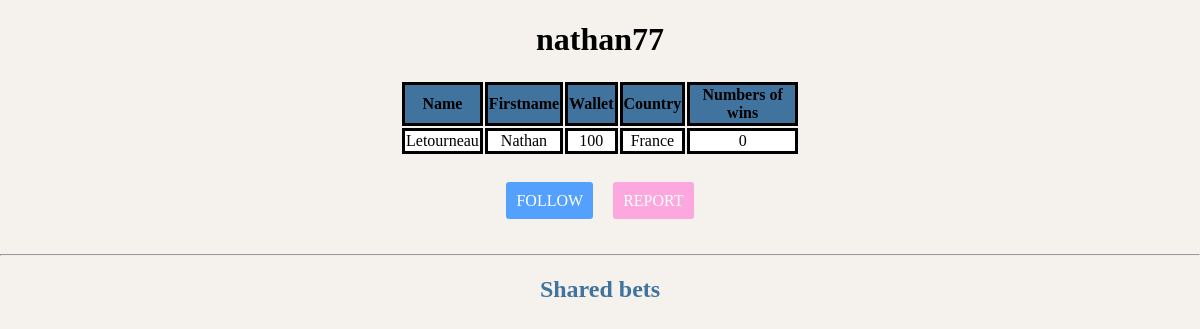
The app's page /43452335463454534102534545435345343454657654342322233445456323142345432352354363254.html with its own data.
### tables this page shows
CREATE TABLE `USR` (
  `id` int(11) NOT NULL AUTO_INCREMENT,
  `mail` varchar(50) DEFAULT NULL,
  `name` varchar(20) DEFAULT NULL,
  `firstname` varchar(20) DEFAULT NULL,
  `login` varchar(15) DEFAULT NULL,
  `passwd` varchar(255) DEFAULT NULL,
  `wallet` float DEFAULT NULL,
  `city` smallint(5) unsigned DEFAULT NULL,
  `phoneNumber` char(10) DEFAULT NULL,
  `confirmKey` varchar(255) DEFAULT NULL,
  `confirm` int(11) DEFAULT NULL,
  `banOrNot` tinyint(1) DEFAULT 0,
  `countVictory` int(11) DEFAULT 0,
  `ip` varchar(15) DEFAULT NULL,
  `img` varchar(50) DEFAULT NULL,
  `credit` int(11) DEFAULT 0,
  `private` tinyint(1) DEFAULT 0,
  PRIMARY KEY (`id`)
);

CREATE TABLE `COUNTRY` (
  `id` smallint(5) unsigned NOT NULL AUTO_INCREMENT,
  `code` int(3) NOT NULL,
  `alpha2` varchar(2) NOT NULL,
  `alpha3` varchar(3) NOT NULL,
  `nom_en_gb` varchar(45) NOT NULL,
  `nom_fr_fr` varchar(45) NOT NULL,
  PRIMARY KEY (`id`),
  UNIQUE KEY `alpha2` (`alpha2`),
  UNIQUE KEY `alpha3` (`alpha3`),
  UNIQUE KEY `code_unique` (`code`)
);

### html/users_profile.php (the view, shortened to what this page needs)
<?php
  $bdd = bdd();
  $req = $bdd->prepare('SELECT name, firstname, login, wallet, city, countVictory FROM USR WHERE id = ?');
  $req->execute([$_GET['id']]);
  $res = $req->fetch(PDO::FETCH_ASSOC);
  $req = $bdd->prepare('SELECT nom_en_gb FROM COUNTRY WHERE id = ?');
  $req->execute([$res['city']]);
  $country = $req->fetch(PDO::FETCH_ASSOC);
  $req = $bdd->prepare('SELECT id_usr FROM FOLLOWER WHERE id_usr = ? AND follower = ?');
  $req->execute([$_GET['id'], $_SESSION['id']['id']]);
  $verif_follow = $req->fetchAll();
  $req = $bdd->prepare('SELECT id_user FROM REPORT WHERE id_user = ? AND user_report = ?');
  $req->execute([$_SESSION['id']['id'], $_GET['id']]);
  $verif_ban = $req->fetchAll(PDO::FETCH_ASSOC);
?>
<!DOCTYPE html>
<html>
<head>
  <link rel="stylesheet" type="text/css" href="css/style_users.css">
</head>
<body>
  <main>
    <div id="info">
      <h1><?php echo($res['login']); ?></h1>
      <table>
         <tr>
           <th>Name</th>
           <th>Firstname</th>
           <th>Wallet</th>
           <th>Country</th>
           <th>Numbers of wins</th>
         </tr>
        <tr>
           <?php echo('<td>' . $res['name']  . '</td>');
            echo('<td>' . $res['firstname']  . '</td>');
            echo('<td>' . $res['wallet']  . '</td>');
            echo('<td>' . $country['nom_en_gb'] . '</td>');
            echo('<td>' . $res['countVictory'] . '</td>'); ?>
         </tr>
       </table><br><br>
       <?php
        if(!count($verif_follow) > 0){
          echo ('<a id="follow" href="follow.php?id=' . $_GET['id'] . '">FOLLOW</a>');
        }else{
          echo ('<a id="unfollow" href="unfollow.php?id=' . $_GET['id'] . '">UNFOLLOW</a>');
        }
        if(!count($verif_ban) > 0){
          echo ('<a id="ban" href="ban.php?id=' . $_GET['id'] . '">REPORT</a>');
        }
      ?>
      </div><br><br><hr>
      <h2>Shared bets</h2>
  </main>
</body>
</html>

### html/css/style_users.css (style rules this page uses)
body { margin:0px; background-color: #F5F1ED; }
th { border:solid; background-color: #40739e; }
td { border:solid; background-color: white; }
#info { margin:0 auto; width:400px; text-align: center; }
#info > table { text-align: center; }
#info > h1 { text-align: center; }
h2 { color: #40739e; text-align: center; }
#follow { text-decoration: none; border-radius: 3px; padding:10px; color:white; background-color:#54a0ff; }
#ban { text-decoration: none; margin-left: 20px; border-radius: 3px; padding:10px; background-color: #FDA7DF; color:white; }

### records on screen
usr: login "nathan77", name "Letourneau", firstname "Nathan", wallet "100", countVictory "0"
country: nom_en_gb "France"
